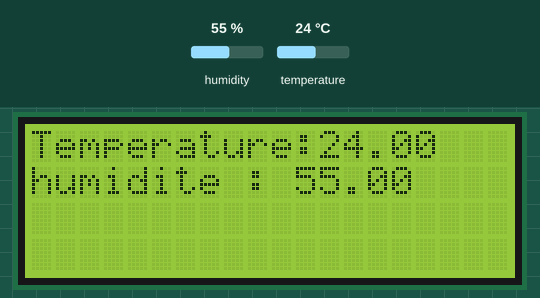
The sketch below on a simulated Arduino Uno, built with avr-gcc and run on an emulated ATmega328P. On the bench: 20×4 character LCD. The inputs (shaded band) are chosen by the test bench; at power-on: humidity 55 %, temperature 24 °C. What the sketch prints to the serial monitor is not drawn.

Above: at 1.2 s.
1.3 s: humidity set to 22 %
At 3.4 s:
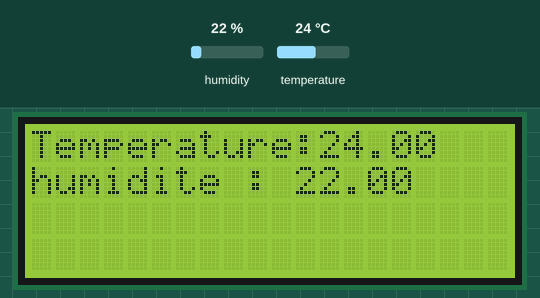
3.7 s: temperature set to 12 °C
At 4.7 s:
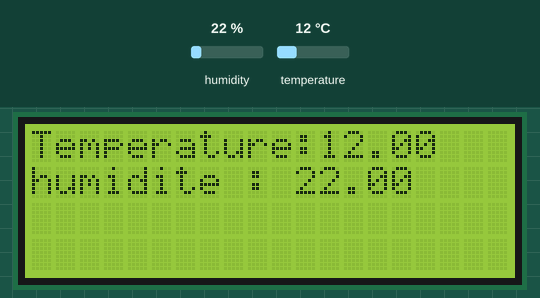
5.8 s: humidity set to 40 %
At 6.9 s:
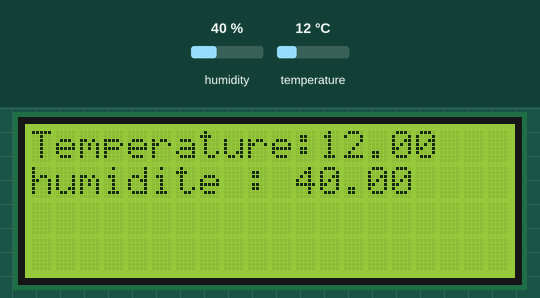
7.9 s: temperature set to 19 °C
Timing chart, 0 to 10.9 s (numbered marks = the images above; inputs shaded):
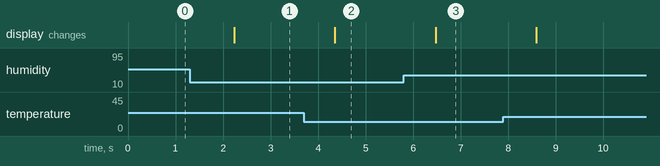

Measured:
- after the input at 1.3 s, the display: changes after 0.94 s (image 1)
- after the input at 3.7 s, the display: changes after 0.66 s (image 2)
- after the input at 5.8 s, the display: changes after 0.67 s (image 3)

The sketch:

final_code_temp_capteur_.ino
```cpp
#include <SimpleDHT.h>
#include <Wire.h>
#include <LiquidCrystal_I2C.h>
// pour DHT22,
//      VCC: 5V
//      GND: GND
//      DATA: pin digital 2
int pinDHT22 = 2;

SimpleDHT22 dht22(pinDHT22);
LiquidCrystal_I2C lcd(0x27,20,4);
void setup() {
  Serial.begin(9600);// defini la vitesse du bus I2C
  lcd.init();//initialise le lcD
  lcd.backlight();//initialise le retro eclerage
}

void loop() {
  Serial.println("=================================");
  Serial.println("Sample DHT22...");
  float temperature = 0;
  float humidity = 0;


  int err = SimpleDHTErrSuccess;
  if ((err = dht22.read2(&temperature, &humidity, NULL)) != SimpleDHTErrSuccess) {
    Serial.print("Read DHT22 failed, err="); Serial.print(SimpleDHTErrCode(err));
    Serial.print(","); Serial.println(SimpleDHTErrDuration(err)); delay(2000);
    return;
  }

  Serial.print("Sample OK: ");
  Serial.print((float)temperature); Serial.print(" *C, ");
  Serial.print((float)humidity); Serial.println(" RH%");
   lcd.setCursor(0,0);
   lcd.print("Temperature:");
   lcd.setCursor(12,0);
  lcd.print((float)temperature);
  lcd.setCursor(0,1);
  lcd.print("humidite : ");
  lcd.print((float)humidity);

  // definit le delais pour recommencé le programme donc il definit aussi le delais entre les messure
  delay(1000);
}
```
